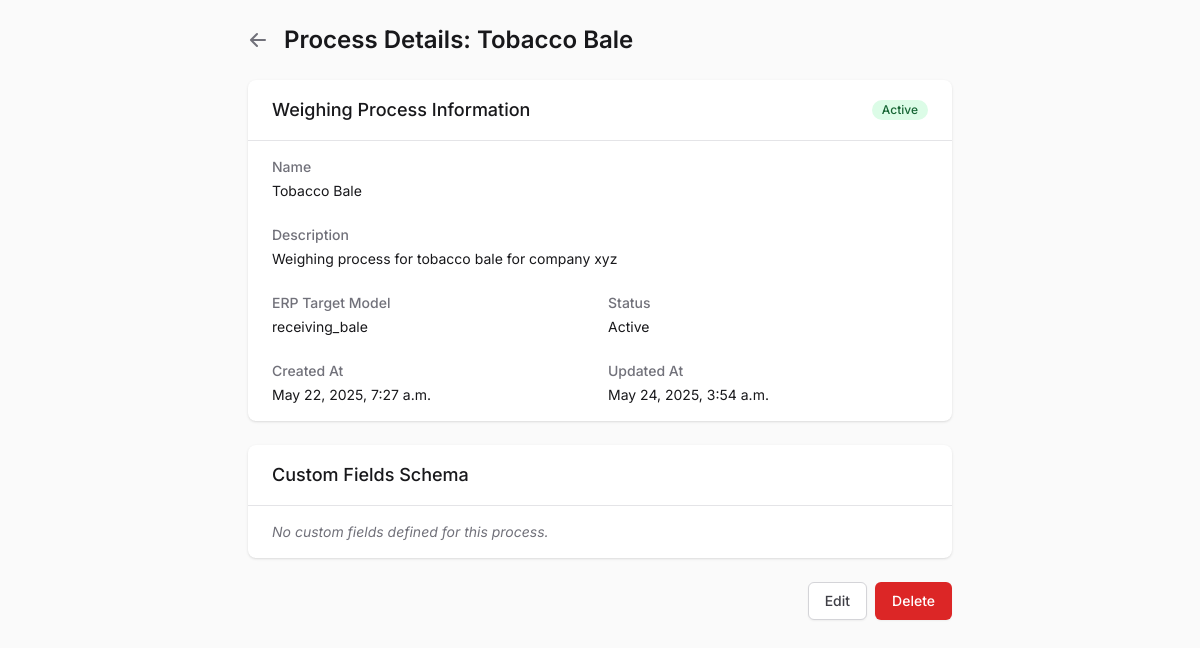
/scale/weighing-processes/2/ (signed in), run on the app's committed database.
### scale/models.py (models this page shows, shortened)
class WeighingProcess(models.Model):
    name = models.CharField(max_length=100)
    description = models.TextField(blank=True)
    custom_fields_schema = models.JSONField(default=list, blank=True)
    erp_target_model = models.CharField(max_length=100, blank=True)
    is_active = models.BooleanField(default=False)
    created_at = models.DateTimeField(auto_now_add=True)
    updated_at = models.DateTimeField(auto_now=True)

### scale/views.py (the view)
# urls.py: path('weighing-processes/<int:pk>/', views.weighing_process_detail, name='weighing_process_detail'),
@login_required
@user_passes_test(is_admin)
def weighing_process_detail(request, pk):
    weighing_process = get_object_or_404(WeighingProcess, pk=pk)
    return render(request, 'scale/weighing_process_detail.html', {'weighing_process': weighing_process})

### users/views.py (called while the page is built)
def is_admin(user):
    return user.is_authenticated and user.role == 'admin' or user.is_superuser

### scale/templates/scale/weighing_process_detail.html (shortened to what this page needs)
<!DOCTYPE html>
<html>
<head>
    <script src="https://cdn.tailwindcss.com"></script>
</head>
<body class="bg-zinc-50 min-h-screen">
    <div class="max-w-3xl mx-auto py-6 px-4 sm:px-6 lg:px-8">
        <div class="flex items-center mb-6">
            <a href="{% url 'scale:weighing_process_list' %}" class="mr-4 text-zinc-500 hover:text-zinc-700">
                <svg xmlns="http://www.w3.org/2000/svg" class="h-5 w-5" viewBox="0 0 20 20" fill="currentColor">
                    <path fill-rule="evenodd" d="M9.707 16.707a1 1 0 01-1.414 0l-6-6a1 1 0 010-1.414l6-6a1 1 0 011.414 1.414L5.414 9H17a1 1 0 110 2H5.414l4.293 4.293a1 1 0 010 1.414z" clip-rule="evenodd" />
                </svg>
            </a>
            <h1 class="text-2xl font-semibold text-zinc-900">Process Details: {{ weighing_process.name }}</h1>
        </div>
        <div class="bg-white shadow rounded-lg overflow-hidden mb-6">
            <div class="border-b border-zinc-200 px-6 py-4 flex justify-between items-center">
                <h2 class="text-lg font-medium text-zinc-900">Weighing Process Information</h2>
                <div class="inline-flex items-center space-x-2">
                    <span class="inline-flex items-center px-2.5 py-0.5 rounded-full text-xs font-medium {% if weighing_process.is_active %}bg-green-100 text-green-800{% else %}bg-red-100 text-red-800{% endif %}">
                        {{ weighing_process.is_active|yesno:"Active,Inactive" }}
                    </span>
                </div>
            </div>
            <div class="px-6 py-4">
                <dl class="grid grid-cols-1 md:grid-cols-2 gap-x-4 gap-y-6">
                    <div class="col-span-2">
                        <dt class="text-sm font-medium text-zinc-500">Name</dt>
                        <dd class="mt-1 text-sm text-zinc-900">{{ weighing_process.name }}</dd>
                    </div>
                    <div class="col-span-2">
                        <dt class="text-sm font-medium text-zinc-500">Description</dt>
                        <dd class="mt-1 text-sm text-zinc-900">
                            {% if weighing_process.description %}
                                {{ weighing_process.description|linebreaks }}
                            {% else %}
                                <span class="text-zinc-400 italic">No description provided</span>
                            {% endif %}
                        </dd>
                    </div>
                    <div>
                        <dt class="text-sm font-medium text-zinc-500">ERP Target Model</dt>
                        <dd class="mt-1 text-sm text-zinc-900">
                            {% if weighing_process.erp_target_model %}
                                {{ weighing_process.erp_target_model }}
                            {% else %}
                                <span class="text-zinc-400 italic">Not specified</span>
                            {% endif %}
                        </dd>
                    </div>
                    <div>
                        <dt class="text-sm font-medium text-zinc-500">Status</dt>
                        <dd class="mt-1 text-sm text-zinc-900">{{ weighing_process.is_active|yesno:"Active,Inactive" }}</dd>
                    </div>
                    <div>
                        <dt class="text-sm font-medium text-zinc-500">Created At</dt>
                        <dd class="mt-1 text-sm text-zinc-900">{{ weighing_process.created_at }}</dd>
                    </div>
                    <div>
                        <dt class="text-sm font-medium text-zinc-500">Updated At</dt>
                        <dd class="mt-1 text-sm text-zinc-900">{{ weighing_process.updated_at }}</dd>
                    </div>
                </dl>
            </div>
        </div>
        <div class="bg-white shadow rounded-lg overflow-hidden mb-6">
            <div class="border-b border-zinc-200 px-6 py-4">
                <h2 class="text-lg font-medium text-zinc-900">Custom Fields Schema</h2>
            </div>
            <div class="px-6 py-4">
                {% if weighing_process.custom_fields_schema %}
                    <div class="overflow-x-auto">
                        <table class="min-w-full divide-y divide-zinc-200">
                            <thead class="bg-zinc-50">
                                <tr>
                                    <th scope="col" class="px-6 py-3 text-left text-xs font-medium text-zinc-500 uppercase tracking-wider">Field Name</th>
                                    <th scope="col" class="px-6 py-3 text-left text-xs font-medium text-zinc-500 uppercase tracking-wider">Type</th>
                                    <th scope="col" class="px-6 py-3 text-left text-xs font-medium text-zinc-500 uppercase tracking-wider">Required</th>
                                    <th scope="col" class="px-6 py-3 text-left text-xs font-medium text-zinc-500 uppercase tracking-wider">Options</th>
                                </tr>
                            </thead>
                            <tbody class="bg-white divide-y divide-zinc-200">
                                {% for field in weighing_process.custom_fields_schema %}
                                    <tr>
                                        <td class="px-6 py-4 whitespace-nowrap text-sm font-medium text-zinc-900">{{ field.name }}</td>
                                        <td class="px-6 py-4 whitespace-nowrap text-sm text-zinc-500">{{ field.type }}</td>
                                        <td class="px-6 py-4 whitespace-nowrap text-sm text-zinc-500">
                                            {% if field.required %}
                                                <span class="text-green-600">✓</span>
                                            {% else %}
                                                <span class="text-zinc-400">-</span>
                                            {% endif %}
                                        </td>
                                        <td class="px-6 py-4 whitespace-nowrap text-sm text-zinc-500">
                                            {% if field.options %}
                                                {{ field.options|join:", " }}
                                            {% else %}
                                                <span class="text-zinc-400">-</span>
                                            {% endif %}
                                        </td>
                                    </tr>
                                {% empty %}
                                    <tr>
                                        <td colspan="4" class="px-6 py-4 text-center text-sm text-zinc-500">No custom fields defined.</td>
                                    </tr>
                                {% endfor %}
                            </tbody>
                        </table>
                    </div>
                {% else %}
                    <p class="text-zinc-500 text-sm italic">No custom fields defined for this process.</p>
                {% endif %}
            </div>
        </div>
        <div class="flex justify-end space-x-2">
            <a href="{% url 'scale:weighing_process_edit' weighing_process.id %}" class="inline-flex justify-center rounded-md border border-zinc-300 bg-white py-2 px-4 text-sm font-medium text-zinc-700 shadow-sm hover:bg-zinc-50 focus:outline-none focus:ring-2 focus:ring-blue-500 focus:ring-offset-2">
                Edit
            </a>
            <a href="{% url 'scale:weighing_process_delete' weighing_process.id %}" class="inline-flex justify-center rounded-md border border-transparent bg-red-600 py-2 px-4 text-sm font-medium text-white shadow-sm hover:bg-red-700 focus:outline-none focus:ring-2 focus:ring-red-500 focus:ring-offset-2" onclick="return confirm('Are you sure you want to delete this weighing process?')">
                Delete
            </a>
        </div>
    </div>
</body>
</html>

### data on the page
WeighingProcess: name "Tobacco Bale", is_active "Active", description "Weighing process for tobacco bale for company xyz", erp_target_model "receiving_bale", created_at "May 22, 2025, 7:27 a.m.", updated_at "May 24, 2025, 3:54 a.m."
